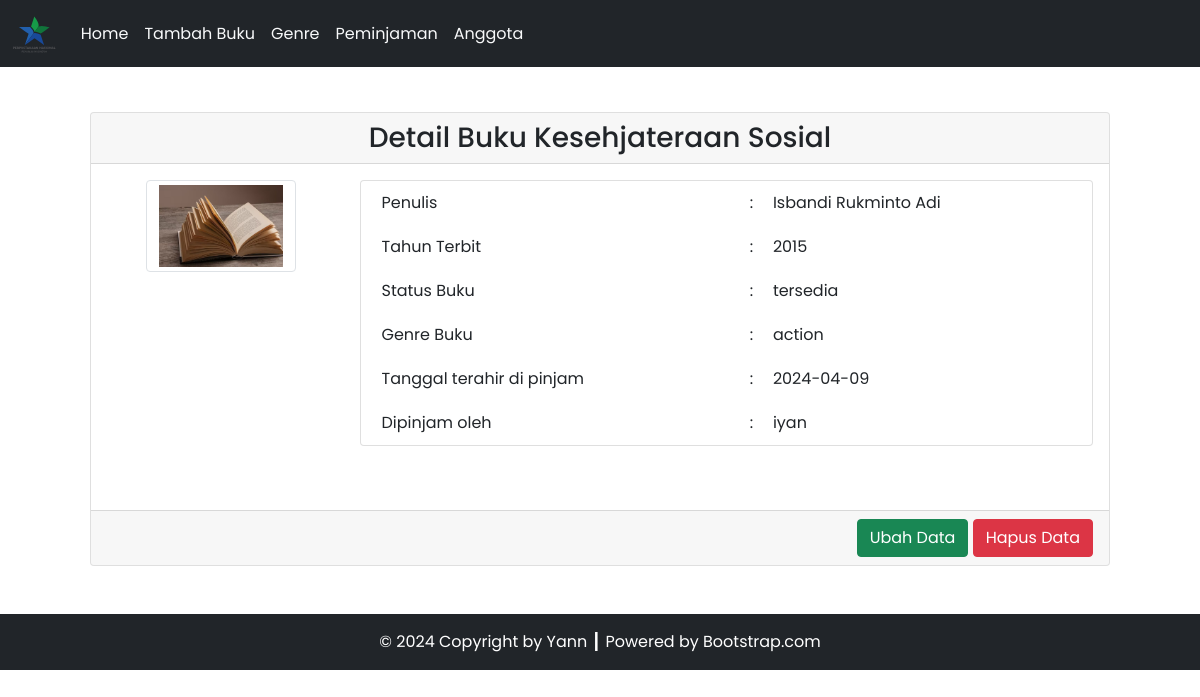
The page /TP3DPBO/detail.php?id=2 on the database its author committed.
### tables this page shows
CREATE TABLE `buku` (
  `id_buku` int(11) NOT NULL AUTO_INCREMENT,
  `judul_buku` varchar(255) DEFAULT NULL,
  `penulis_buku` varchar(255) DEFAULT NULL,
  `tahun_terbit_buku` int(12) DEFAULT NULL,
  `status_buku` varchar(255) DEFAULT NULL,
  `id_genre` int(11) DEFAULT NULL,
  `foto_buku` varchar(255) DEFAULT NULL,
  `id_peminjaman` int(11) DEFAULT NULL,
  `id_anggota` int(11) DEFAULT NULL,
  PRIMARY KEY (`id_buku`),
  KEY `genre_key` (`id_genre`),
  KEY `peminjaman_key` (`id_peminjaman`),
  KEY `anggota_key` (`id_anggota`),
  CONSTRAINT `anggota_key` FOREIGN KEY (`id_anggota`) REFERENCES `anggota` (`id_anggota`) ON DELETE CASCADE ON UPDATE CASCADE,
  CONSTRAINT `genre_key` FOREIGN KEY (`id_genre`) REFERENCES `genre` (`id_genre`) ON DELETE CASCADE ON UPDATE CASCADE,
  CONSTRAINT `peminjaman_key` FOREIGN KEY (`id_peminjaman`) REFERENCES `peminjaman` (`id_peminjaman`) ON DELETE CASCADE ON UPDATE CASCADE
);

CREATE TABLE `genre` (
  `id_genre` int(11) NOT NULL AUTO_INCREMENT,
  `nama_genre` varchar(255) DEFAULT NULL,
  PRIMARY KEY (`id_genre`)
);

CREATE TABLE `peminjaman` (
  `id_peminjaman` int(11) NOT NULL AUTO_INCREMENT,
  `tanggal_pinjam` date DEFAULT NULL,
  `tanggal_kembali` date DEFAULT NULL,
  `kode_peminjaman` varchar(255) DEFAULT '',
  PRIMARY KEY (`id_peminjaman`)
);

CREATE TABLE `anggota` (
  `id_anggota` int(11) NOT NULL AUTO_INCREMENT,
  `nama_anggota` varchar(255) DEFAULT NULL,
  `alamat_anggota` varchar(255) DEFAULT NULL,
  `no_telpon_anggota` varchar(255) DEFAULT NULL,
  `email_anggota` varchar(255) DEFAULT NULL,
  PRIMARY KEY (`id_anggota`)
);

### TP3DPBO/config/db.php (called while the page is built)
<?php
$DB_HOST = "localhost";
$DB_USERNAME = "root";
$DB_PASSWORD = "";
$DB_NAME = "db_perpustakaan";

### TP3DPBO/classes/DB.php (called while the page is built, shortened)
<?php
class DB
{
    private $hostname;
    private $username;
    private $password;
    private $dbname;
    private $conn;
    private $result;
    function __construct($hostname, $username, $password, $dbname)
    {
        $this->hostname = $hostname;
        $this->username = $username;
        $this->password = $password;
        $this->dbname = $dbname;
    }
    function open()
    {
        $this->conn = mysqli_connect($this->hostname, $this->username, $this->password, $this->dbname);
    }
    function execute($query)
    {
        $this->result = mysqli_query($this->conn, $query);
    }
    function getResult()
    {
        return mysqli_fetch_array($this->result);
    }
}

### TP3DPBO/classes/Buku.php (called while the page is built, shortened)
<?php
class Buku extends DB
{
    function getbukuById($id){
        $query = "SELECT * FROM buku
        JOIN genre ON buku.id_genre=genre.id_genre
        JOIN peminjaman ON buku.id_peminjaman=peminjaman.id_peminjaman
        JOIN anggota ON buku.id_anggota=anggota.id_anggota
        WHERE id_buku=$id";
        return $this->execute($query);
    }
}

### TP3DPBO/detail.php (the view, shortened to what this page needs)
<?php
include('config/db.php');
include('classes/DB.php');
include('classes/Buku.php');
include('classes/Peminjaman.php');
include('classes/Template.php');
$buku = new buku($DB_HOST, $DB_USERNAME, $DB_PASSWORD, $DB_NAME);
$buku->open();
$data = null;
if (isset($_GET['id'])) {
    $id = $_GET['id'];
    if ($id > 0) {
        $buku->getbukuById($id);
        $row = $buku->getResult();
        $data .= '<div class="card-header text-center">
        <h3 class="my-0">Detail Buku ' . $row['judul_buku'] . '</h3>
        </div>
        <div class="card-body text-end">
            <div class="row mb-5">
                <div class="col-3">
                    <div class="row justify-content-center">
                        <img src="assets/images/' . $row['foto_buku'] . '" class="img-thumbnail" alt="' . $row['foto_buku'] . '" width="60">
                        </div>
                    </div>
                    <div class="col-9">
                        <div class="card px-3">
                            <table border="0" class="text-start">
                                <tr>
                                    <td>Penulis</td>
                                    <td>:</td>
                                    <td>' . $row['penulis_buku'] . '</td>
                                </tr>
                                <tr>
                                    <td>Tahun Terbit</td>
                                    <td>:</td>
                                    <td>' . $row['tahun_terbit_buku'] . '</td>
                                </tr>
                                <tr>
                                    <td>Status Buku</td>
                                    <td>:</td>
                                    <td>' . $row['status_buku'] . '</td>
                                </tr>
                                <tr>
                                    <td>Genre Buku</td>
                                    <td>:</td>
                                    <td>' . $row['nama_genre'] . '</td>
                                </tr>
                                <tr>
                                    <td>Tanggal terahir di pinjam</td>
                                    <td>:</td>
                                    <td>' . $row['tanggal_pinjam'] . '</td>
                                </tr>
                                <tr>
                                <td>Dipinjam oleh</td>
                                <td>:</td>
                                <td>' . $row['nama_anggota'] . '</td>
                            </tr>
                            </table>
                        </div>
                    </div>
                </div>
            </div>
            <div class="card-footer text-end">
            <a href="updatebuku.php?id_update=' . $id . '"><button type="button" class="btn btn-success text-white" id="update">Ubah Data</button></a>
            <a href="deletebuku.php?id_delete=' . $id . '" onclick="return confirm(\'Apakah Anda yakin ingin menghapus data ini?\')"><button type="button" class="btn btn-danger">Hapus Data</button></a>
            </div>';
    }
}

### TP3DPBO/classes/Template.php (shortened to what this page needs)
<?php
class Template
{
    var $content = '';
    function __construct($filename = '')
    {
        $this->content = implode('', @file($filename));
    }
    function clear()
    {
        $this->content = preg_replace("/DATA_[A-Z|_|0-9]+/", "", $this->content);
    }
    function write()
    {
        print $this->content;
    }
    function replace($old = '', $new = '')
    {
        if (is_int($new)) {
            $value = sprintf("%d", $new);
        } elseif (is_float($new)) {
            $value = sprintf("%f", $new);
        } elseif (is_array($new)) {
            $value = '';
            foreach ($new as $item) {
                $value .= $item . ' ';
            }
        } else {
            $value = $new;
        }
        $this->content = preg_replace("/$old/", $value, $this->content);
    }
}

### rows shown on the page
buku: judul_buku "Kesehjateraan Sosial", foto_buku (picture), penulis_buku "Isbandi Rukminto Adi", tahun_terbit_buku "2015", status_buku "tersedia", id_genre.nama_genre "action", id_peminjaman.tanggal_pinjam "2024-04-09", id_anggota.nama_anggota "iyan"

### other values the page prints
$this->content "Home Tambah Buku Genre Peminjaman Anggota © 2024 Copyright by Yann ┃ Powered by Bootstrap.com"
